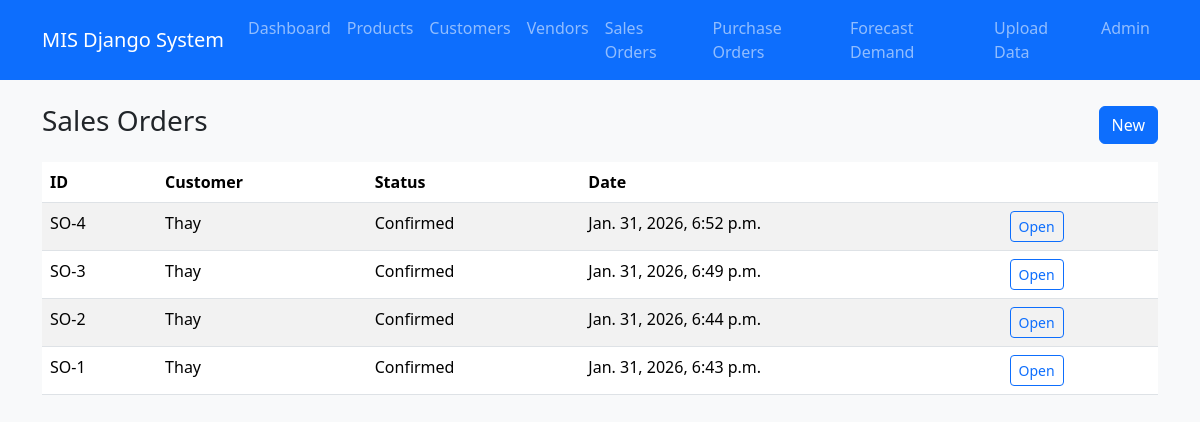
/orders/, run on an earlier commit of the app's database.
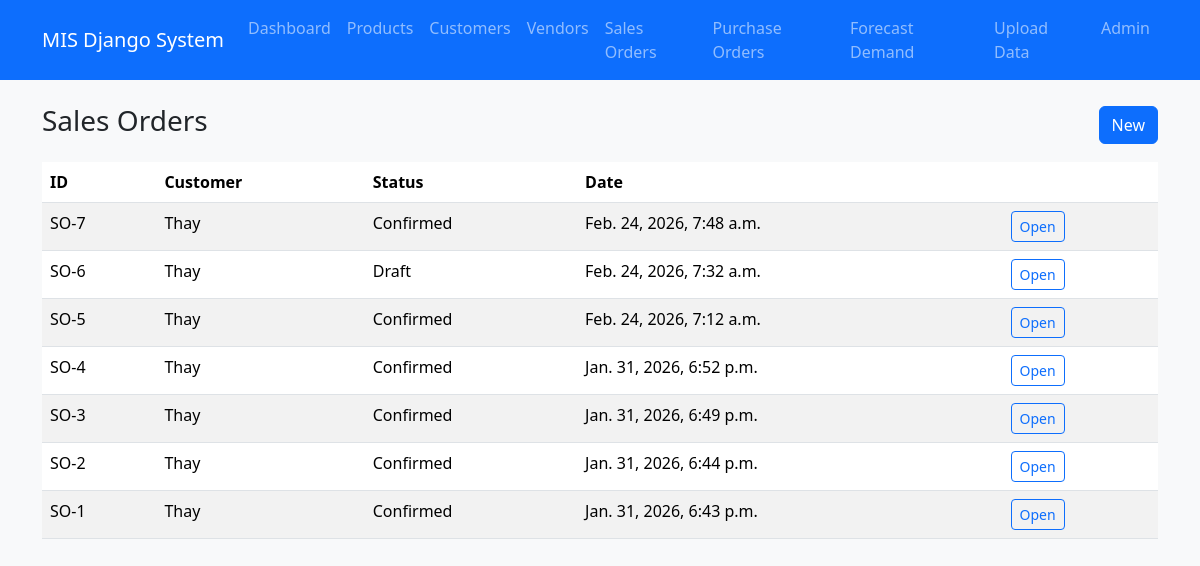
And on a later commit of the database.
### core/models.py (models this page shows, shortened)
class SalesOrder(models.Model):
    class Status(models.TextChoices):
        DRAFT = "draft", "Draft"
        CONFIRMED = "confirmed", "Confirmed"
    customer = models.ForeignKey(Customer, on_delete=models.PROTECT, related_name="orders")
    created_at = models.DateTimeField(auto_now_add=True)
    status = models.CharField(
        max_length=20,
        choices=Status.choices,
        default=Status.DRAFT
    )

class Customer(models.Model):
    name = models.CharField(max_length=150)
    phone = models.CharField(max_length=30, blank=True)
    email = models.EmailField(blank=True)

### core/views.py (the view)
# urls.py: path("orders/", views.order_list, name="order_list"),
def order_list(request):
    orders = SalesOrder.objects.select_related("customer").order_by("-created_at")
    return render(request, "core/order_list.html", {"orders": orders})

### core/templates/core/order_list.html
{% extends "core/base.html" %}
{% block content %}
<div class="d-flex justify-content-between align-items-center mb-3">
  <h3>Sales Orders</h3>
  <a class="btn btn-primary" href="{% url 'order_create' %}">New</a>
</div>
<table class="table table-striped bg-white">
  <thead><tr><th>ID</th><th>Customer</th><th>Status</th><th>Date</th><th></th></tr></thead>
  <tbody>
    {% for o in orders %}
      <tr>
        <td>SO-{{ o.id }}</td>
        <td>{{ o.customer.name }}</td>
        <td>{{ o.get_status_display }}</td>
        <td>{{ o.created_at }}</td>
        <td><a class="btn btn-sm btn-outline-primary" href="{% url 'order_detail' o.pk %}">Open</a></td>
      </tr>
    {% endfor %}
  </tbody>
</table>
{% endblock %}

What changed in the data, as far as the page shows it:
added SalesOrder: id "7", customer.name "Thay", status "Confirmed", created_at "Feb. 24, 2026, 7:48 a.m."
added SalesOrder: id "6", customer.name "Thay", status "Draft", created_at "Feb. 24, 2026, 7:32 a.m."
added SalesOrder: id "5", customer.name "Thay", status "Confirmed", created_at "Feb. 24, 2026, 7:12 a.m."
